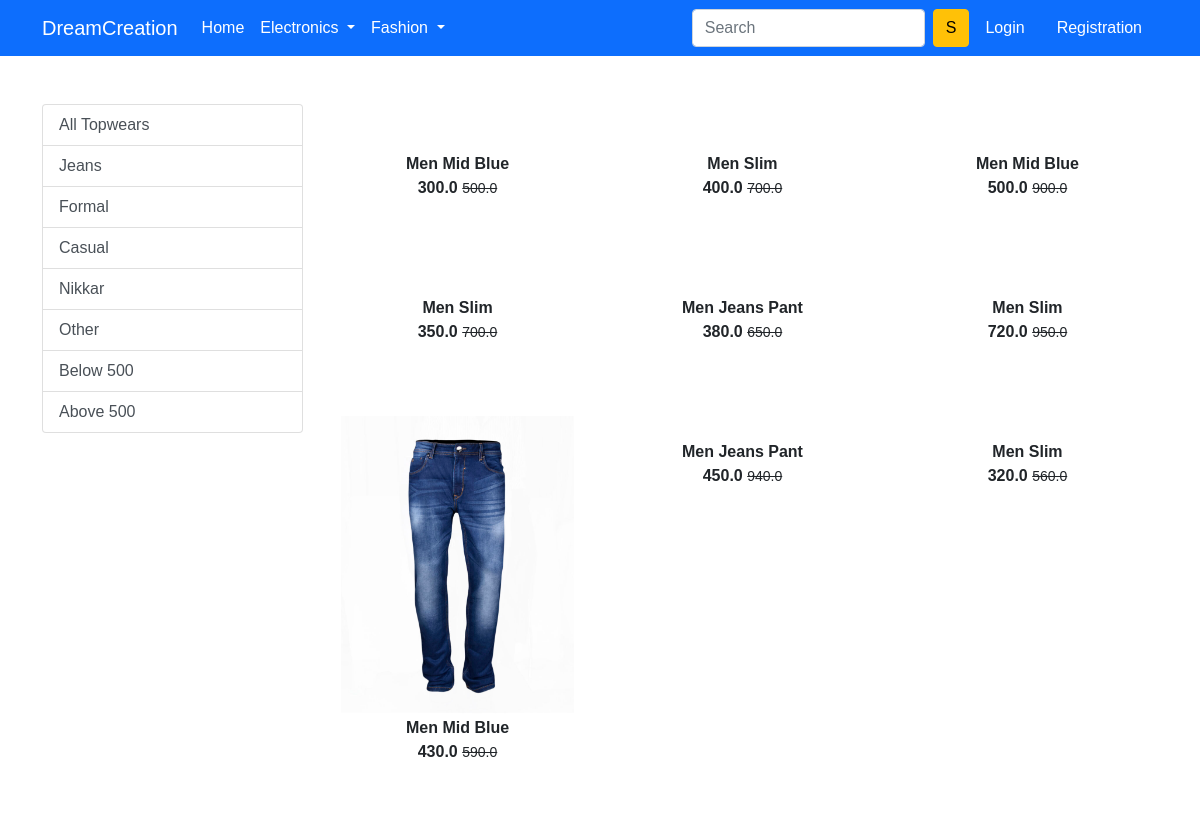
The app's page /bottomwear/Jeans (upper part), older data.
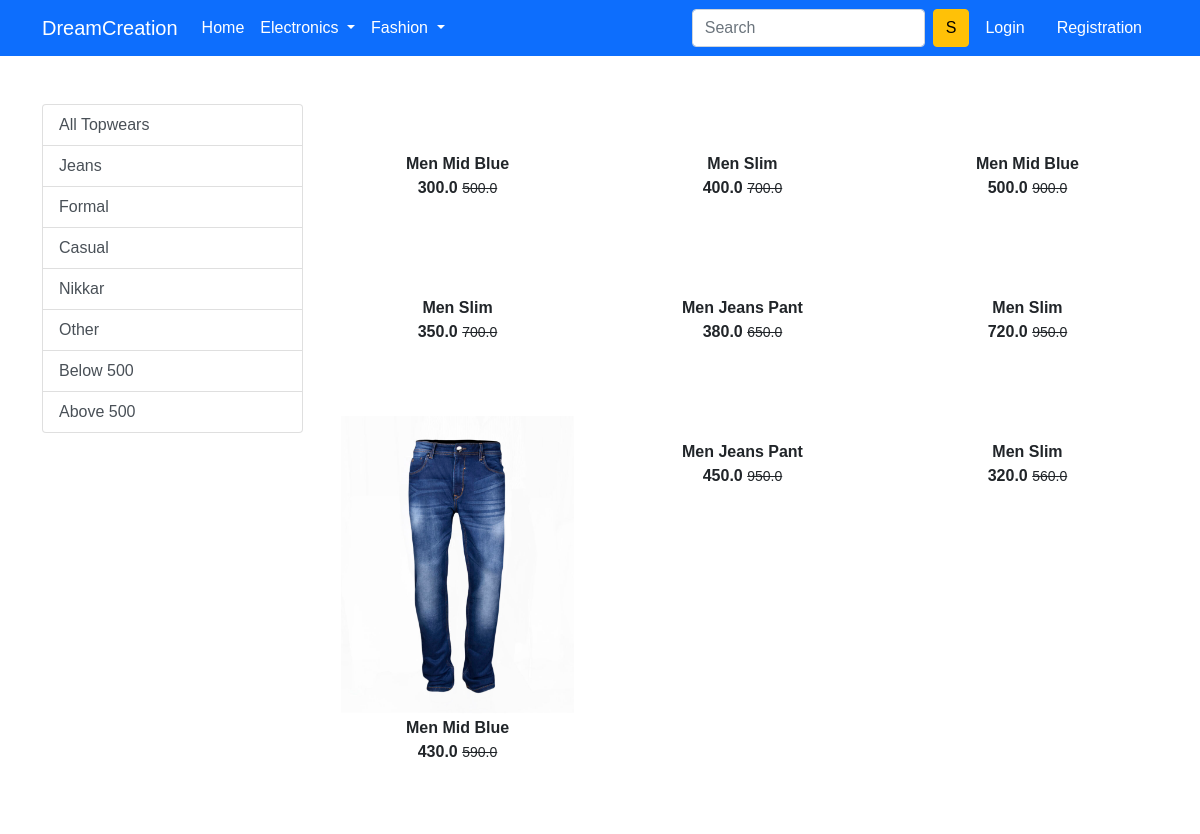
The same page, newer data.
### app/models.py (models this page shows, shortened)
class Product(models.Model):
    title=models.CharField(max_length=100)
    selling_price=models.FloatField()
    discounted_price=models.FloatField()
    description=models.TextField()
    brand=models.CharField(max_length=100)
    category=models.CharField(choices=CATEGORY_CHOICES,max_length=2)
    product_image=models.ImageField(upload_to='productimg')

### app/views.py (the view)
# urls.py: path('bottomwear/', views.bottomwear, name='bottomwear'),
def bottomwear(request,data=None):
    if data==None:
        bottomwears = Product.objects.filter(category='BW')
    elif data == 'Jeans' or data == 'Formal' or data == 'Casual' or data == 'Nikkar' or data == 'Other':
        bottomwears = Product.objects.filter(category='BW').filter(brand=data)
    elif data == 'Below':
        bottomwears = Product.objects.filter(category='BW').filter(discounted_price__lt=500)
    elif data == 'Above':
        bottomwears = Product.objects.filter(category='BW').filter(discounted_price__gt=500)
    return render(request, 'app/bottomwear.html',{'bottomwears':bottomwears})

### app/templates/app/bottomwear.html (shortened to what this page needs)
{% extends 'app/base.html' %}
{% load static %}
{% block main-content %}
<div class="container my-5">
 <div class="row">
  <div class="col-sm-3">
   <div class="list-group">
    <a href="{% url 'bottomwear' %}" class="list-group-item list-group-item-action" aria-current="true">All Topwears</a>
    <a href="{% url 'bottomweardata' 'Jeans' %}" class="list-group-item list-group-item-action" aria-current="true">Jeans</a>
    <a href="{% url 'bottomweardata' 'Formal' %}" class="list-group-item list-group-item-action" aria-current="true">Formal</a>
    <a href="{% url 'bottomweardata' 'Casual' %}" class="list-group-item list-group-item-action" aria-current="true">Casual</a>
    <a href="{% url 'bottomweardata' 'Nikkar' %}" class="list-group-item list-group-item-action" aria-current="true">Nikkar</a>
    <a href="{% url 'bottomweardata' 'Other' %}" class="list-group-item list-group-item-action" aria-current="true">Other</a>
    <a href="{% url 'bottomweardata' 'Below' %}" class="list-group-item list-group-item-action" aria-current="true">Below 500</a>
    <a href="{% url 'bottomweardata' 'Above' %}" class="list-group-item list-group-item-action" aria-current="true">Above 500</a>
   </div>
  </div>
  <div class="col-sm-9 ">
   <div class="row " >
    {% for b in bottomwears %}
    <div class="col-sm-4 text-center mb-5 ">
        <a href="{% url 'product-detail' b.id %}" class="btn"></a>
        <div class="item">
            <img src="{{b.product_image.url}}" alt="" height="300" class="">
            <div class="fw-bold">{{b.title}}</div>
            <div class="fw-bold">{{b.discounted_price}} <small class="fw-light text-decoration-line-through">{{b.selling_price}}</small>
            </div>
        </div>
    </div>
    {% endfor %}
   </div>
  </div>
 </div>
</div>
{% endblock main-content %}

Row changes from the older to the newer data that the page shows:
changed Product (number 8 of 10 on the later page): selling_price "940.0" → "950.0"
